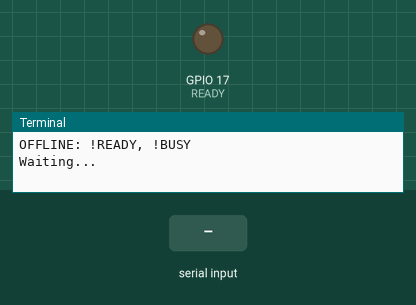
Recording of a program running on a simulated Raspberry Pi (BCM pin numbers). Shown: output pins drawn as LEDs (lit = HIGH), the last lines printed to the terminal. The inputs (shaded band) are chosen by the test bench. Pins used as bus, display or sensor lines are not drawn.

Above: at 1.2 s.
1.3 s: "1" typed at the terminal, then Enter
At 2.4 s:
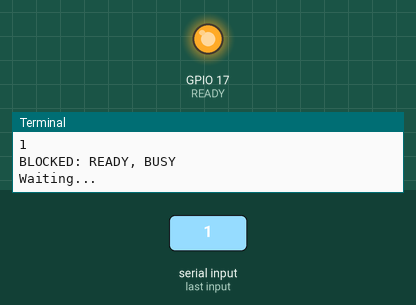
2.8 s: "0" typed at the terminal, then Enter
Timing chart, 0 to 5.8 s (numbered marks = the images above; inputs shaded):
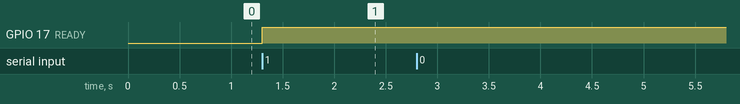

The program:

SyncroClientTest.py
```python
import RPi.GPIO as GPIO
import time
READY= 17
BUSY = 18
TRIGGER =27

GPIO.setwarnings(False)
GPIO.setmode(GPIO.BCM)
GPIO.setup(READY, GPIO.OUT)
GPIO.setup(BUSY ,GPIO.OUT)
GPIO.setup(TRIGGER, GPIO.IN)

GPIO.output(READY,False)
GPIO.output(BUSY,False)
print("OFFLINE: !READY, !BUSY")
x = input("Waiting...")
GPIO.output(READY,True)
GPIO.output(BUSY,True)
print("BLOCKED: READY, BUSY")
x = input("Waiting...")
print("Start free running")
while True:
    GPIO.output(READY,True)
    GPIO.output(BUSY,False)
    print("READY")
    while True:
        x = GPIO.input(TRIGGER)
        if x == 1:
            break
    print("Triggered")
    GPIO.output(BUSY,True)
    GPIO.output(READY,False)
    time.sleep(0.1)
    print("uuid transfer")
    GPIO.output(BUSY,True)
    GPIO.output(READY,True)
```

Measured:
- after the input at 1.3 s, GPIO 17 (READY): LOW → HIGH at once
